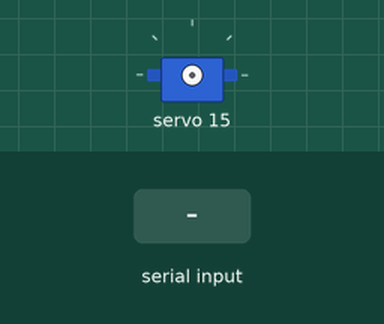
Simulated run of this sketch. Board: Arduino Uno, built with avr-gcc and run on an emulated ATmega328P. Shown: servo. Inputs (shaded band) come from the test bench.

Above: at 1.2 s.
1.3 s: ":" received over Serial
2.9 s: "90:45\n" received over Serial
At 3.5 s:
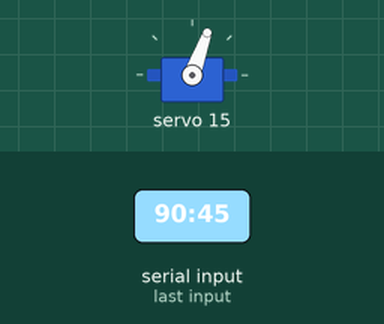
4.5 s: "30:150\n" received over Serial
At 6.0 s:
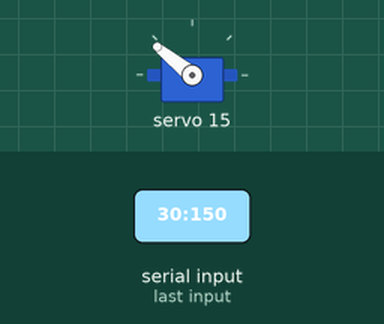
Timing chart, 0 to 7.5 s (numbered marks = the images above; inputs shaded):
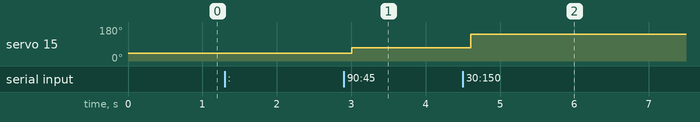

Measured:
- after the input at 2.9 s, servo 15: 40° → 70° after 0.11 s
- after the input at 4.5 s, servo 15: 70° → 141° after 0.11 s

The sketch:

Comms5.ino
```cpp
/*
 * Sketch to control the pins of Arduino via serial interface
 *
 * Commands implemented with examples:
 *
 * - 10:120 -> Extends actuator number 10 to 120mm
 */

#include <Wire.h>
#include <Adafruit_PWMServoDriver.h>

const int adaNum = 2;

Adafruit_PWMServoDriver ada[adaNum] = {Adafruit_PWMServoDriver(0x40), Adafruit_PWMServoDriver(0x41)};

//Adafruit_PWMServoDriver ada1 = Adafruit_PWMServoDriver(0x40);
//Adafruit_PWMServoDriver ada2 = Adafruit_PWMServoDriver(0x41);

int pin_number; // Holds the pin number
float value_to_write; // Holds the value that we want to write

int getAct(int num){ // 1 < num < 24
  //Insert pin number to adafruit port#
  //Front Left Wheel: 1   (1-6)   (Board 1: 0-5)
  //Front Right Wheel: 2  (7-12)  (Board 1: 6-11)
  //Back Left Wheel: 3    (13-18) (Board 2: 0-5)
  //Back Right Wheel: 4   (19-24) (Board 2: 6-11)
  return (num - 1)% 12;
}

void setup() {
    Serial.begin(9600); // Serial Port at 9600 baud
    Serial.setTimeout(100); // Instead of the default 1000ms, in order
                            // to speed up the Serial.parseInt()
    for (int i = 0; i < adaNum; i++){
      ada[i].begin();
      ada[i].setPWMFreq(60);
    }
    yield();
}

void loop() {
    // Check if characters available in the buffer
    if (Serial.available() > 0) {
        pin_number = Serial.parseInt(); // Waits for an int to be transmitted
        if (Serial.read()==':'){
            value_to_write = Serial.parseInt(); // Collects the value to be written
        }
        ada[pin_number / 12].setPWM(getAct(pin_number), 0, map(value_to_write, 0, 140, 235, 475));
    }
}
```
